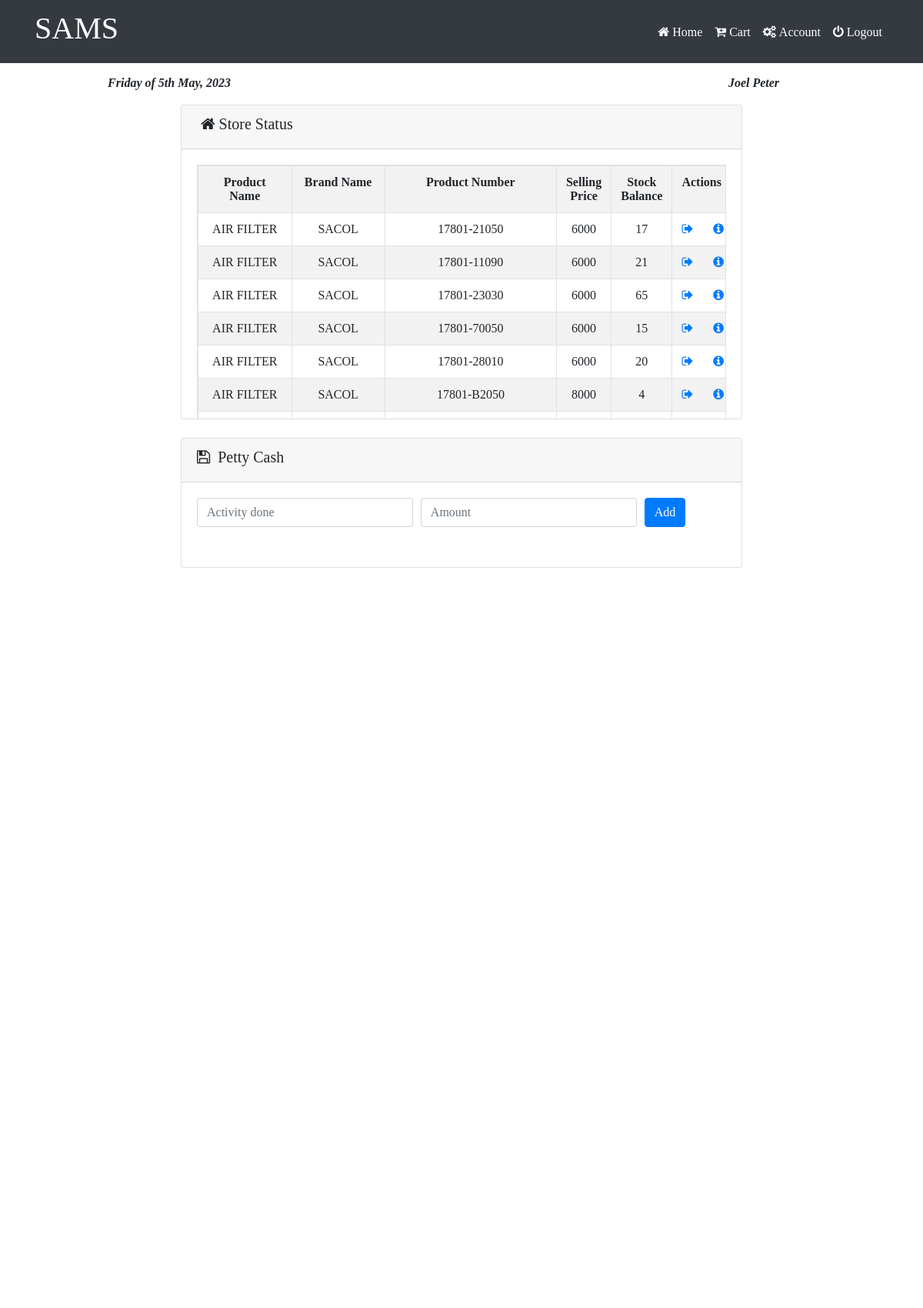
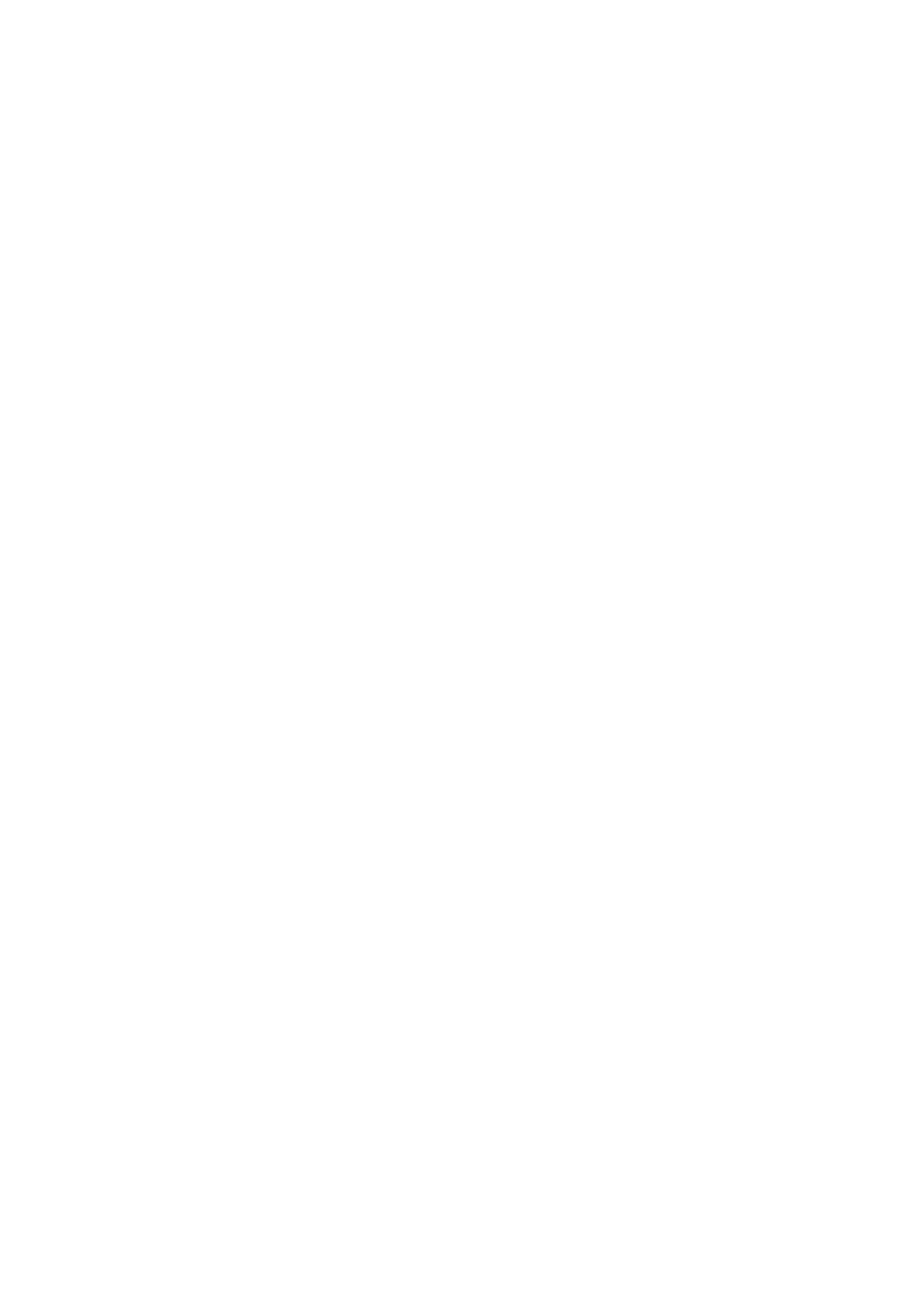
The page /saler/home.php (signed in, upper part) on the database its author committed (2 pictures, top to bottom).
### tables this page shows
CREATE TABLE `products` (
  `pID` int(255) NOT NULL,
  `pname` varchar(255) NOT NULL,
  `bname` varchar(100) NOT NULL,
  `pnumber` varchar(255) NOT NULL,
  `bprice` int(255) NOT NULL,
  `sprice` int(255) NOT NULL,
  `amount` int(255) NOT NULL,
  `pic` varchar(255) NOT NULL,
  `uniq` varchar(255) NOT NULL
);

### saler/home.php (the view, shortened to what this page needs)
<?php
	@require_once 'includes/config.php';
	include ('includes/header.php');
?>
<div class="container">
	<div class="row">
		<div class="col-sm-2"></div>
		<div class="col-sm-8">
			<div class="card">
				<div class="card-header"><h5>&nbsp;<i class="fa fa-home"></i> Store Status</h5></div>
				<div class="card-body" style="height: 350px; overflow: scroll;">
					<table class="table table-bordered table-condensed table-striped text-center table-responsive text-center" >
						<tr>
							<th>Product Name</th>
							<th>Brand Name</th>
							<th>Product Number</th>
							<th>Selling Price</th>
							<th>Stock Balance</th>
							<th>Actions</th>
						</tr>
						<?php
							$get = mysqli_query($con, "SELECT * FROM products ORDER BY pname ASC");
							while($data=mysqli_fetch_assoc($get)){
						?>
						<tr>
							<td><?php echo $data['pname'];?></td>
							<td><?php echo $data['bname'];?></td>
							<td><?php echo $data['pnumber'];?></td>
							<td><?php echo $data['sprice'];?></td>
							<td><?php echo $data['amount'];?></td>
							<td>
								<div class="row">
									<div class="col-sm-6">
										<a href="sale.php?id=<?php echo urlencode(base64_encode($data['uniq']));?>&action=Update" data-toggle = "tooltip" data-placement = "top" title = "Sale"><span class="fa fa-sign-out"></span></a>
									</div>
									<div class="col-sm-6">
										<a href="info.php?id=<?php echo urlencode(base64_encode($data['uniq']));?>&action=Update" data-toggle = "tooltip" data-placement = "top" title = "Details"><span class="fa fa-info-circle"></span></a>
									</div>
								</div>
							</td>
						</tr>
						<?php }?>
					</table>
				</div>
			</div>
			<br>
			<div class="row">
				<div class="col-sm-12">
					<div class="card">
						<div class="card-header">
							<h5><i class="fa fa-save"></i>&nbsp;&nbsp;Petty Cash</h5>
						</div>
						<div class="card-body">
							<form method="POST" action="#">
								<div class="form-row">
									<div class="form-group col-md-5">
										<input type="text" name="activity" class="form-control" id="inputCity" required="true" placeholder="Activity done">
									</div>
									<div class="form-group col-md-5">
										<input type="number" step="any" name="amount" class="form-control" id="inputCity" placeholder="Amount" required="true">
									</div>
									<div class="form-group col-md-2">
										<button type="submit" name="addpetty" class="btn btn-primary">Add</button>
									</div>
								</div>
							</form>
						</div>
					</div>
				</div>
			</div>
		</div>
		<div class="col-sm-2"></div>
	</div>
</div>
<br><br><br>
<?php
	include ('includes/footer.php');
?>

### saler/css/style.css (style rules this page uses)
body { margin: 0px; padding: 0px; font-family: Times New Roman, Times, serif; }

### rows shown on the page
products: pname "AIR FILTER", bname "SACOL", pnumber "17801-21050", sprice "6000", amount "17"
products: pname "AIR FILTER", bname "SACOL", pnumber "17801-11090", sprice "6000", amount "21"
products: pname "AIR FILTER", bname "SACOL", pnumber "17801-23030", sprice "6000", amount "65"
products: pname "AIR FILTER", bname "SACOL", pnumber "17801-70050", sprice "6000", amount "15"
products: pname "AIR FILTER", bname "SACOL", pnumber "17801-28010", sprice "6000", amount "20"
products: pname "AIR FILTER", bname "SACOL", pnumber "17801-B2050", sprice "8000", amount "4"

### other values the page prints
$_SESSION['name'] "Joel Peter"
